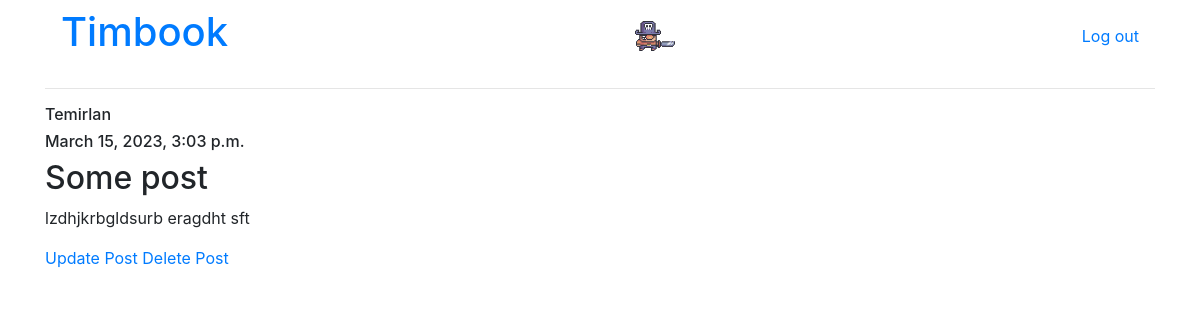
Page /post/7/ (signed in) on the committed database.
### users/models.py (models this page shows, shortened)
class Profile(models.Model):
    user = models.OneToOneField(User, on_delete=models.CASCADE)
    image = models.ImageField(default="default.jpg", upload_to="profile_pics")
    bio = models.TextField(blank=True)

### newsfeed/models.py (models this page shows, shortened)
class Post(models.Model):
    author = models.ForeignKey(User, on_delete=models.CASCADE)
    title = models.CharField(max_length=100)
    content = models.TextField()
    date_posted = models.DateTimeField(default=timezone.now)

### newsfeed/views.py (the view)
# urls.py: path('post/<int:pk>/', PostDetailView.as_view(), name="post_detail"),
class PostDetailView(DetailView):
    model = Post

### newsfeed/templates/newsfeed/post_detail.html
{% extends "newsfeed/layout.html" %}
{% block body %}
    <div class="navbar">
        <a href="{% url 'newsfeed:main' %}"><h1>Timbook</h1></a>
        <a href="{% url 'users:profile' user.username %}"><img src="{{ user.profile.image.url }}" width="40px"></a>
        <a href="{% url 'users:logout' %}">Log out</a>
    </div>
    <hr>
    <h6>{{ object.author }}</h6>
    <h6>{{ object.date_posted }}</h6>
    <h2>{{ object.title }}</h2>
    <p>{{ object.content|linebreaksbr|add:' '|safe }}</p>
    {% if object.author == user %}
        <a href="{% url 'newsfeed:post_update' pk=object.pk %}">Update Post</a>
        <a href="{% url 'newsfeed:post_delete' pk=object.pk %}">Delete Post</a>
    {% endif %}
{% endblock %}

### rows in the picture
Post: author "Temirlan", date_posted "March 15, 2023, 3:03 p.m.", title "Some post", content|add "lzdhjkrbgldsurb eragdht sft"
